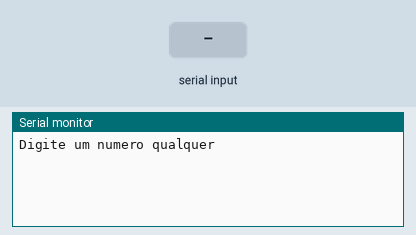
Bench run of a sketch on a simulated Arduino Uno, built with avr-gcc and run on an emulated ATmega328P. Parts: the last lines printed to the serial monitor. The test bench sets the inputs (shaded band).

Above: at 1.2 s.
1.3 s: "90,45\n" received over Serial
At 1.8 s:
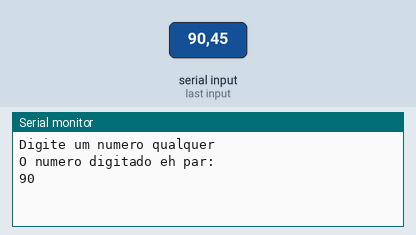
5.8 s: "30,150\n" received over Serial
At 8.4 s:
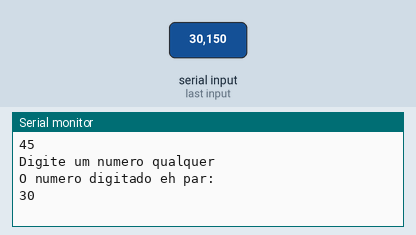
Timing chart, 0 to 9.9 s (numbered marks = the images above; inputs shaded):
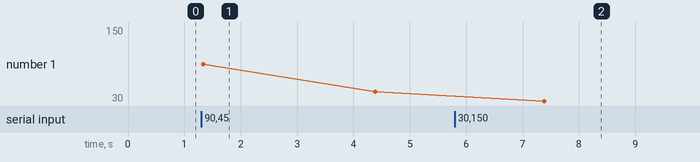

The sketch:

LOPAL_-_EX13.ino
```cpp
// C++ code
/*Faça um programa que receba um número de usuário e exiba este
número, apenas se for par.*/
//Variáveis
int numero = 0;

void setup()
{
  Serial.begin(9600);
}

void loop()
{
  Serial.println("Digite um numero qualquer");
  while (! Serial.available());
  numero = Serial.parseInt();

  if(numero % 2 == 0)
  {
  Serial.println("O numero digitado eh par: ");
  Serial.println(numero);
  }
  else
  {
  Serial.println("O numero digitado nao pode ser classificado como par: ");
  Serial.println(numero);
  }
  Serial.println();
  delay(3000);
}
```

Measured:
- after the input at 1.3 s, the serial monitor: prints a new line at once (image 1)
- after the input at 5.8 s, the serial monitor: prints a new line after 1.6 s (image 2)
- plotted number 1: 45 → 150 after the input at 5.8 s
